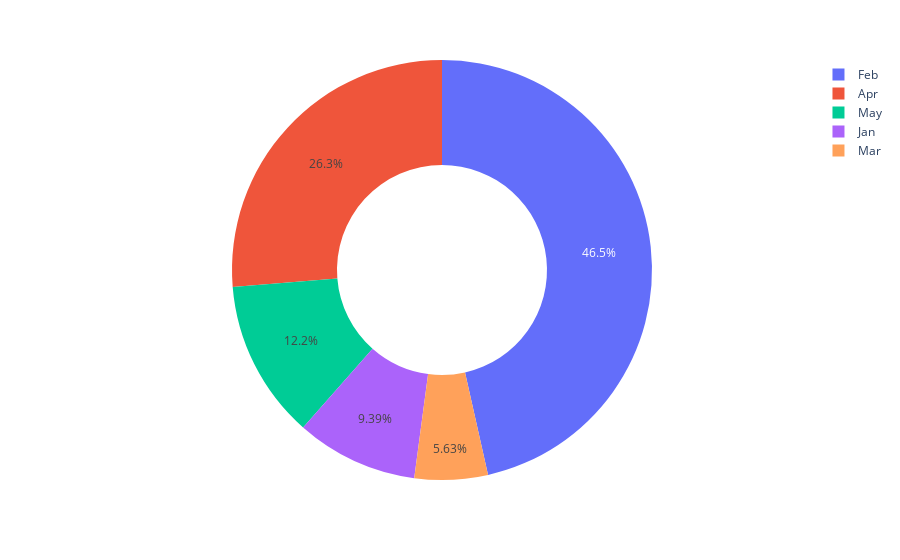

Here is the notebook cell this chart was saved with:
### Code cell
px.pie(
    values=rainfall,
    names=labels,
    hole=.5
)

### Figure 1 — Plotly figure (JSON) as saved in the notebook; plotly's stock layout.template omitted (floating-point values rounded to 4 significant figures)
{"data": [{"domain": {"x": [0, 1], "y": [0, 1]}, "hole": 0.5, "hovertemplate": "label=%{label}<br>value=%{value}<extra></extra>", "labels": ["Jan", "Feb", "Mar", "Apr", "May"], "legendgroup": "", "name": "", "showlegend": true, "type": "pie", "values": [20, 99, 12, 56, 26]}], "layout": {"legend": {"tracegroupgap": 0}, "margin": {"t": 60}}}
